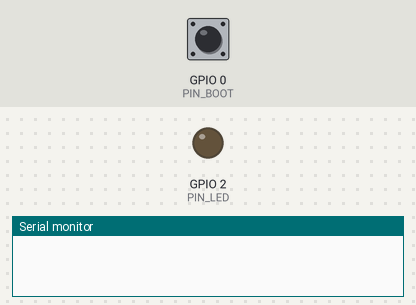
The sketch below on a simulated ESP32. Parts: output pins drawn as LEDs (lit = HIGH), the last lines printed to the serial monitor. Dashed ring = blinking. The inputs (shaded band) are chosen by the test bench; at power-on: GPIO 0 (PIN_BOOT) HIGH. WiFi joins after 1.5 s; servers stay silent unless stated; random numbers use the default seed unless the sketch sets one.

Above: at 0.0 s.
At 1.18 s:
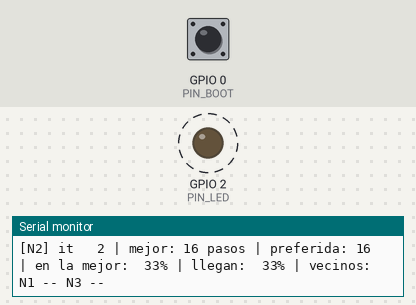
1.6 s: GPIO 0 (PIN_BOOT) pulled LOW for 0.15 s
Timing chart, 0 to 10.6 s (numbered marks = the images above; inputs shaded):
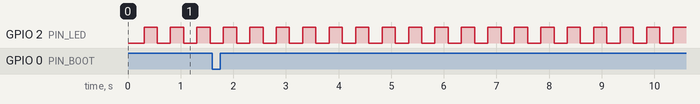

The sketch:

Nodo2_ESP32.ino
```cpp
/*
  ACTIVIDAD 7 — Enjambre de 3 carritos con ACO (colonia de hormigas)
  NODO 2 — ESP32 · se conecta a la red del nodo 1

  Cada nodo corre su PROPIA colonia de hormigas (aco.h) y comparte su feromona
  con los demás por WiFi (UDP). El nodo 1 crea la red (modo AP) y reenvía los
  paquetes entre nodos y hacia el gemelo digital (PyBullet en Docker).

    Red WiFi:  ACO_ENJAMBRE   clave: hormigas123   (AP: 192.168.4.1, UDP 4210)

  Botón BOOT: reinicia la búsqueda en TODO el enjambre (para repetir la demo).
  LED: parpadea mientras busca, fijo cuando el nodo convergió a una ruta.
*/

#define NODO_ID 2            // 1 = ESP32 (AP + concentrador) | 2 = ESP32 | 3 = ESP32-C3 Mini

#include <WiFi.h>
#include <WiFiUdp.h>
#include "aco.h"

// ---------------- Red ----------------
const char *SSID  = "ACO_ENJAMBRE";
const char *CLAVE = "hormigas123";
const uint16_t PUERTO = 4210;
const IPAddress IP_AP(192, 168, 4, 1);
const bool ES_AP = (NODO_ID == 1);

// ---------------- Tiempos ----------------
const unsigned long ITER_MS = 600;          // una iteración de la colonia cada 600 ms (visible en el gemelo)
const unsigned long T_VECINO_MS = 5000;     // un vecino sin paquetes por 5 s se considera desconectado
const unsigned long T_PAR_MS = 10000;       // (nodo 1) olvida destinos que no hablan hace 10 s

// ---------------- Pines ----------------
#if CONFIG_IDF_TARGET_ESP32C3
const int PIN_BOOT = 9;
const int PIN_LED  = -1;                    // pon aquí el pin del LED de tu C3 si tiene (p. ej. 8)
#else
const int PIN_BOOT = 0;
const int PIN_LED  = 2;
#endif

aco::Colonia colonia;
WiFiUDP udp;
uint8_t buf[512];

unsigned long tIteracion = 0, tLed = 0, tUltimoDe[4] = {0, 0, 0, 0};
unsigned long recibidosDe[4] = {0, 0, 0, 0};
bool ledEncendido = false, wifiListo = false;

// ---------------- Concentrador (solo nodo 1) ----------------
struct Destino { IPAddress ip; uint16_t puerto; unsigned long visto; bool monitor; bool usado; };
Destino destinos[6];

void registrarDestino(const IPAddress &ip, uint16_t puerto, bool monitor) {
  int libre = -1;
  for (int i = 0; i < 6; i++) {
    if (destinos[i].usado && destinos[i].ip == ip && destinos[i].puerto == puerto) {
      destinos[i].visto = millis();
      destinos[i].monitor |= monitor;
      return;
    }
    if (libre < 0 && (!destinos[i].usado || millis() - destinos[i].visto > T_PAR_MS)) libre = i;
  }
  if (libre >= 0) {
    destinos[libre] = { ip, puerto, millis(), monitor, true };
    Serial.printf("[N1] Nuevo destino %s:%u%s\n", ip.toString().c_str(), puerto, monitor ? " (gemelo digital)" : "");
  }
}

void enviar(const IPAddress &ip, uint16_t puerto, const uint8_t *datos, size_t n) {
  udp.beginPacket(ip, puerto);
  udp.write(datos, n);
  udp.endPacket();
}

// Nodo 1: reenvía a todos los destinos activos menos al que lo mandó
void difundir(const uint8_t *datos, size_t n, const IPAddress &exIp, uint16_t exPuerto) {
  for (int i = 0; i < 6; i++) {
    Destino &d = destinos[i];
    if (!d.usado || millis() - d.visto > T_PAR_MS) continue;
    if (d.ip == exIp && d.puerto == exPuerto) continue;
    enviar(d.ip, d.puerto, datos, n);
  }
}

// ---------------- Lógica del nodo ----------------
void enviarEstado() {
  aco::Paquete p;
  colonia.empaquetar(p);
  if (ES_AP) difundir((uint8_t *)&p, sizeof(p), IPAddress(0, 0, 0, 0), 0);
  else if (wifiListo) enviar(IP_AP, PUERTO, (uint8_t *)&p, sizeof(p));
}

void reiniciarBusqueda(const char *origen) {
  colonia.reiniciar();
  Serial.printf("[N%d] *** Búsqueda reiniciada (%s) ***\n", NODO_ID, origen);
}

void procesarEntrada() {
  int n;
  while ((n = udp.parsePacket()) > 0) {
    int leidos = udp.read(buf, sizeof(buf));
    IPAddress ip = udp.remoteIP();
    uint16_t puerto = udp.remotePort();

    if (leidos >= 3 && memcmp(buf, "SUB", 3) == 0) {               // el gemelo pide los datos
      if (ES_AP) registrarDestino(ip, puerto, true);
    } else if (leidos >= 5 && memcmp(buf, "RESET", 5) == 0) {       // reinicio del enjambre
      if (ES_AP) difundir(buf, leidos, ip, puerto);
      reiniciarBusqueda("orden recibida");
    } else if (leidos == (int)sizeof(aco::Paquete)) {               // feromona de otro nodo
      aco::Paquete p;
      memcpy(&p, buf, sizeof(p));
      if (ES_AP) {
        registrarDestino(ip, puerto, false);
        difundir(buf, leidos, ip, puerto);
      }
      if (colonia.mezclar(p) && p.nodo >= 1 && p.nodo <= 3) {
        tUltimoDe[p.nodo] = millis();
        recibidosDe[p.nodo]++;
      }
    }
  }
}

void revisarBoton() {
  static bool anterior = HIGH;
  static unsigned long tCambio = 0;
  bool lectura = digitalRead(PIN_BOOT);
  if (lectura != anterior && millis() - tCambio > 50) {
    tCambio = millis();
    anterior = lectura;
    if (lectura == LOW) {
      const char *orden = "RESET";
      if (ES_AP) difundir((const uint8_t *)orden, 5, IPAddress(0, 0, 0, 0), 0);
      else if (wifiListo) enviar(IP_AP, PUERTO, (const uint8_t *)orden, 5);
      reiniciarBusqueda("botón BOOT");
    }
  }
}

void imprimirEstado() {
  Serial.printf("[N%d] it %3u | mejor: ", NODO_ID, colonia.iteracion);
  if (colonia.largoMejor) Serial.printf("%2d pasos", colonia.pasosMejor());
  else Serial.print("  -     ");
  Serial.printf(" | preferida: %2d | en la mejor: %3.0f%% | llegan: %3.0f%% | vecinos:",
                colonia.largoPreferida - 1, colonia.enMejor * 100, colonia.exito * 100);
  for (int v = 1; v <= 3; v++) {
    if (v == NODO_ID) continue;
    bool vivo = tUltimoDe[v] && millis() - tUltimoDe[v] < T_VECINO_MS;
    Serial.printf(" N%d %s", v, vivo ? "OK" : "--");
  }
  Serial.println(colonia.convergido ? " | CONVERGIDO" : "");
}

void setup() {
  Serial.begin(115200);
  delay(300);
  pinMode(PIN_BOOT, INPUT_PULLUP);
  if (PIN_LED >= 0) pinMode(PIN_LED, OUTPUT);

  if (ES_AP) {
    WiFi.mode(WIFI_AP);
    WiFi.softAP(SSID, CLAVE, 6, 0, 4);      // canal 6, visible, hasta 4 clientes (2 nodos + PC)
    wifiListo = true;
    Serial.printf("[N1] Red '%s' creada. IP del AP: %s\n", SSID, WiFi.softAPIP().toString().c_str());
  } else {
    WiFi.mode(WIFI_STA);
#if CONFIG_IDF_TARGET_ESP32C3
    WiFi.setTxPower(WIFI_POWER_8_5dBm);     // muchas placas C3 pequeñas no conectan a potencia máxima
#endif
    WiFi.setAutoReconnect(true);
    WiFi.begin(SSID, CLAVE);
    Serial.printf("[N%d] Conectando a '%s'...\n", NODO_ID, SSID);
  }
  WiFi.setSleep(false);
  udp.begin(PUERTO);

  uint32_t semilla = esp_random() ^ (NODO_ID * 2654435761u);
  colonia.iniciar(NODO_ID, semilla);
  tIteracion = millis() + random(0, ITER_MS);   // desfase para que los nodos no transmitan a la vez
  Serial.printf("[N%d] Colonia lista: %d aristas, %d hormigas por iteración\n",
                NODO_ID, colonia.nAristas, aco::N_HORMIGAS);
}

void loop() {
  if (!ES_AP) {
    bool conectado = WiFi.status() == WL_CONNECTED;
    if (conectado && !wifiListo) Serial.printf("[N%d] Conectado. IP: %s\n", NODO_ID, WiFi.localIP().toString().c_str());
    if (!conectado && wifiListo) Serial.printf("[N%d] Se perdió la red, reintentando...\n", NODO_ID);
    wifiListo = conectado;
  }

  procesarEntrada();
  revisarBoton();

  if ((long)(millis() - tIteracion) >= 0) {   // la colonia corre aunque no haya red
    tIteracion += ITER_MS;
    colonia.iterar();
    enviarEstado();
    imprimirEstado();
  }

  if (PIN_LED >= 0) {                          // LED: fijo si convergió, parpadeo si busca
    if (colonia.convergido) {
      digitalWrite(PIN_LED, HIGH);
    } else if (millis() - tLed > 250) {
      tLed = millis();
      ledEncendido = !ledEncendido;
      digitalWrite(PIN_LED, ledEncendido);
    }
  }
}
```

aco.h
```cpp
/*
  aco.h — Núcleo del algoritmo de colonia de hormigas (ACO) para el enjambre.
  C++ puro (sin funciones de Arduino) para poder probarlo también en el PC.
  Debe ser IDÉNTICO en los 3 nodos y coincidir con el laberinto de gemelo.py.
*/
#pragma once
#include <stdint.h>
#include <string.h>
#include <math.h>

namespace aco {

// ---------------- Laberinto / almacén ----------------
// '#' pared, '.' pasillo, 'A' inicio, 'M' meta
const int FILAS = 9, COLS = 13;
static const char *LABERINTO[FILAS] = {
  "#############",
  "#A....#.....#",
  "#.###.#.###.#",
  "#.#.......#.#",
  "#.#.###.#.#.#",
  "#...#...#...#",
  "###.#.#####.#",
  "#.....#....M#",
  "#############",
};
const int N_CELDAS = FILAS * COLS;
const int MAX_ARISTAS = 64;
const int MAX_RUTA = 80;
const uint8_t SIN_RUTA = 0xFF;

// ---------------- Parámetros ACO ----------------
const int   N_HORMIGAS = 6;
const float ALFA = 1.0f;          // peso de la feromona
const float BETA = 0.5f;          // peso de la heurística (cercanía a la meta), bajo para que domine la feromona
const float RHO = 0.15f;          // evaporación por iteración
const float Q = 4.0f;             // feromona depositada = Q / longitud
const float ELITE = 2.0f;         // refuerzo extra a la mejor ruta conocida
const float TAU_INI = 1.0f, TAU_MIN = 0.05f, TAU_MAX = 5.0f;
const float W_MEZCLA = 0.25f;     // peso de la feromona recibida de otro nodo
const int   ITER_ESTABLE = 10;    // iteraciones sin mejorar para declarar convergencia
const float FRAC_CONVERGE = 0.75f;// fracción de hormigas que ya siguen la mejor ruta

// ---------------- Paquete de red (303 bytes, little-endian) ----------------
struct __attribute__((packed)) Paquete {
  char     magia[2];              // 'A','C'
  uint8_t  version;               // 1
  uint8_t  tipo;                  // 1 = estado
  uint8_t  nodo;                  // 1..3
  uint8_t  convergido;            // 0 buscando, 1 convergido
  uint16_t iteracion;
  uint16_t mejorLargo;            // pasos de la mejor ruta (0xFFFF = ninguna)
  uint8_t  exitoPct;              // % de hormigas que llegaron a la meta
  uint8_t  enMejorPct;            // % de hormigas que siguieron la mejor ruta
  uint8_t  nAristas;
  uint8_t  largoMejor;            // celdas de la mejor ruta
  uint8_t  largoPreferida;        // celdas de la ruta preferida (máxima feromona)
  uint16_t tau[MAX_ARISTAS];      // feromona × 1000
  uint8_t  mejor[MAX_RUTA];       // índices de celda (fila*COLS + col)
  uint8_t  preferida[MAX_RUTA];    // ruta que hoy seguiría el carrito
};

class Colonia {
public:
  // Grafo
  uint8_t abierta[N_CELDAS];
  uint8_t aristaA[MAX_ARISTAS], aristaB[MAX_ARISTAS];
  int8_t  idxArista[N_CELDAS][4];  // arista hacia derecha, abajo, izquierda, arriba
  int     nAristas = 0;
  int     inicio = 0, meta = 0;
  float   heur[N_CELDAS];

  // Estado
  float   tau[MAX_ARISTAS];
  uint8_t mejor[MAX_RUTA];  int largoMejor = 0;     // celdas
  uint8_t preferida[MAX_RUTA]; int largoPreferida = 0;  // ruta siguiendo la máxima feromona
  uint16_t iteracion = 0;
  int     sinMejora = 0;
  float   exito = 0, enMejor = 0;
  bool    convergido = false;
  uint8_t nodo = 1;

  void iniciar(uint8_t idNodo, uint32_t semilla) {
    nodo = idNodo;
    rng = semilla ? semilla : 0x12345678u;
    nAristas = 0;
    memset(idxArista, -1, sizeof(idxArista));
    int fm = 0, cm = 0;
    for (int f = 0; f < FILAS; f++)
      for (int c = 0; c < COLS; c++) {
        char ch = LABERINTO[f][c];
        abierta[f * COLS + c] = (ch != '#');
        if (ch == 'A') inicio = f * COLS + c;
        if (ch == 'M') { meta = f * COLS + c; fm = f; cm = c; }
      }
    // Aristas en orden fijo: por filas, primero derecha y luego abajo (igual en gemelo.py)
    for (int f = 0; f < FILAS; f++)
      for (int c = 0; c < COLS; c++) {
        int i = f * COLS + c;
        if (!abierta[i]) continue;
        if (c + 1 < COLS && abierta[i + 1]) agregarArista(i, i + 1, 0, 2);
        if (f + 1 < FILAS && abierta[i + COLS]) agregarArista(i, i + COLS, 1, 3);
      }
    for (int f = 0; f < FILAS; f++)
      for (int c = 0; c < COLS; c++)
        heur[f * COLS + c] = 1.0f / (1.0f + fabsf((float)(f - fm)) + fabsf((float)(c - cm)));
    reiniciar();
  }

  void reiniciar() {
    for (int e = 0; e < nAristas; e++) tau[e] = TAU_INI;
    largoMejor = 0; largoPreferida = 0; iteracion = 0; sinMejora = 0;
    exito = 0; enMejor = 0; convergido = false;
  }

  int pasosMejor() const { return largoMejor > 0 ? largoMejor - 1 : 0xFFFF; }

  // Una iteración: N_HORMIGAS buscan, evapora, deposita y refuerza la mejor ruta
  void iterar() {
    static uint8_t rutas[N_HORMIGAS][MAX_RUTA];
    int largos[N_HORMIGAS];
    int exitos = 0;
    bool mejoro = false;
    iteracion++;

    for (int k = 0; k < N_HORMIGAS; k++) {
      largos[k] = caminar(rutas[k]);
      if (largos[k] > 0) {
        exitos++;
        if (largoMejor == 0 || largos[k] < largoMejor) {
          memcpy(mejor, rutas[k], largos[k]);
          largoMejor = largos[k];
          mejoro = true;
        }
      }
    }

    for (int e = 0; e < nAristas; e++) tau[e] *= (1.0f - RHO);
    int enLaMejor = 0;
    for (int k = 0; k < N_HORMIGAS; k++) {
      if (largos[k] <= 0) continue;
      depositar(rutas[k], largos[k], Q / (largos[k] - 1));
      if (largos[k] == largoMejor) enLaMejor++;
    }
    if (largoMejor > 0) depositar(mejor, largoMejor, ELITE * Q / (largoMejor - 1));
    limitar();

    exito = (float)exitos / N_HORMIGAS;
    enMejor = (float)enLaMejor / N_HORMIGAS;
    sinMejora = mejoro ? 0 : sinMejora + 1;
    calcularPreferida();
    // Convergencia "con memoria": una vez alcanzada se mantiene hasta que aparezca una ruta mejor
    if (mejoro) convergido = false;
    if (largoMejor > 0 && sinMejora >= ITER_ESTABLE && enMejor >= FRAC_CONVERGE && largoPreferida == largoMejor)
      convergido = true;
  }

  // Ruta "codiciosa": en cada cruce toma el pasillo con más feromona.
  // Es lo que el carrito seguiría hoy; al converger coincide con la mejor ruta.
  void calcularPreferida() {
    uint8_t visitada[N_CELDAS];
    memset(visitada, 0, sizeof(visitada));
    int pos = inicio, n = 0;
    preferida[n++] = pos; visitada[pos] = 1;
    while (pos != meta && n < MAX_RUTA) {
      int elegido = -1; float mayor = -1;
      for (int d = 0; d < 4; d++) {
        int e = idxArista[pos][d];
        if (e < 0) continue;
        int v = otro(e, pos);
        if (visitada[v]) continue;
        if (tau[e] > mayor) { mayor = tau[e]; elegido = v; }
      }
      if (elegido < 0) break;
      pos = elegido;
      preferida[n++] = pos; visitada[pos] = 1;
    }
    largoPreferida = n;
  }

  // Mezcla la feromona y la mejor ruta recibidas de otro nodo
  bool mezclar(const Paquete &p) {
    if (p.magia[0] != 'A' || p.magia[1] != 'C' || p.version != 1 || p.tipo != 1) return false;
    if (p.nodo == nodo || p.nAristas != nAristas) return false;
    for (int e = 0; e < nAristas; e++) {
      float remoto = p.tau[e] / 1000.0f;
      tau[e] = (1.0f - W_MEZCLA) * tau[e] + W_MEZCLA * remoto;
    }
    limitar();
    if (p.largoMejor > 1 && p.largoMejor <= MAX_RUTA &&
        (largoMejor == 0 || p.largoMejor < largoMejor) && rutaValida(p.mejor, p.largoMejor)) {
      memcpy(mejor, p.mejor, p.largoMejor);   // adopta la mejor ruta del enjambre
      largoMejor = p.largoMejor;
      sinMejora = 0;
    }
    return true;
  }

  void empaquetar(Paquete &p) const {
    memset(&p, 0, sizeof(p));
    p.magia[0] = 'A'; p.magia[1] = 'C';
    p.version = 1; p.tipo = 1; p.nodo = nodo;
    p.convergido = convergido;
    p.iteracion = iteracion;
    p.mejorLargo = pasosMejor();
    p.exitoPct = (uint8_t)(exito * 100 + 0.5f);
    p.enMejorPct = (uint8_t)(enMejor * 100 + 0.5f);
    p.nAristas = nAristas;
    p.largoMejor = largoMejor;
    p.largoPreferida = largoPreferida;
    for (int e = 0; e < nAristas; e++) {
      float v = tau[e] * 1000.0f;
      p.tau[e] = (uint16_t)(v > 65535 ? 65535 : v);
    }
    memcpy(p.mejor, mejor, largoMejor);
    memcpy(p.preferida, preferida, largoPreferida);
  }

private:
  uint32_t rng = 1;

  uint32_t aleatorio() {            // xorshift32
    rng ^= rng << 13; rng ^= rng >> 17; rng ^= rng << 5;
    return rng;
  }
  float aleatorio01() { return (aleatorio() >> 8) * (1.0f / 16777216.0f); }

  void agregarArista(int a, int b, int dirA, int dirB) {
    if (nAristas >= MAX_ARISTAS) return;
    aristaA[nAristas] = a; aristaB[nAristas] = b;
    idxArista[a][dirA] = nAristas;
    idxArista[b][dirB] = nAristas;
    nAristas++;
  }

  int otro(int e, int celda) const { return aristaA[e] == celda ? aristaB[e] : aristaA[e]; }

  int aristaEntre(int a, int b) const {
    for (int d = 0; d < 4; d++) {
      int e = idxArista[a][d];
      if (e >= 0 && otro(e, a) == b) return e;
    }
    return -1;
  }

  // Devuelve el número de celdas de la ruta (>0 si llegó a la meta, <0 si quedó atrapada)
  int caminar(uint8_t *ruta) {
    uint8_t visitada[N_CELDAS];
    memset(visitada, 0, sizeof(visitada));
    int pos = inicio, n = 0;
    ruta[n++] = pos; visitada[pos] = 1;
    while (pos != meta && n < MAX_RUTA) {
      float peso[4]; int sig[4]; int m = 0; float suma = 0;
      for (int d = 0; d < 4; d++) {
        int e = idxArista[pos][d];
        if (e < 0) continue;
        int v = otro(e, pos);
        if (visitada[v]) continue;
        float w = powf(tau[e], ALFA) * powf(heur[v], BETA);
        peso[m] = w; sig[m] = v; m++; suma += w;
      }
      if (m == 0) return -n;            // callejón sin salida
      float r = aleatorio01() * suma;
      int elegido = sig[m - 1];
      for (int j = 0; j < m; j++) { r -= peso[j]; if (r <= 0) { elegido = sig[j]; break; } }
      pos = elegido;
      ruta[n++] = pos; visitada[pos] = 1;
    }
    return pos == meta ? n : -n;
  }

  void depositar(const uint8_t *ruta, int n, float cantidad) {
    for (int i = 0; i + 1 < n; i++) {
      int e = aristaEntre(ruta[i], ruta[i + 1]);
      if (e >= 0) tau[e] += cantidad;
    }
  }

  void limitar() {
    for (int e = 0; e < nAristas; e++) {
      if (tau[e] < TAU_MIN) tau[e] = TAU_MIN;
      if (tau[e] > TAU_MAX) tau[e] = TAU_MAX;
    }
  }

  bool rutaValida(const uint8_t *ruta, int n) const {
    if (n < 2 || ruta[0] != inicio || ruta[n - 1] != meta) return false;
    for (int i = 0; i + 1 < n; i++) {
      if (ruta[i] >= N_CELDAS || ruta[i + 1] >= N_CELDAS) return false;
      if (aristaEntre(ruta[i], ruta[i + 1]) < 0) return false;
    }
    return true;
  }
};

}  // namespace aco
```

Measured:
- by itself, GPIO 2 (PIN_LED): alternates HIGH for 0.25 s and LOW for 0.25 s
